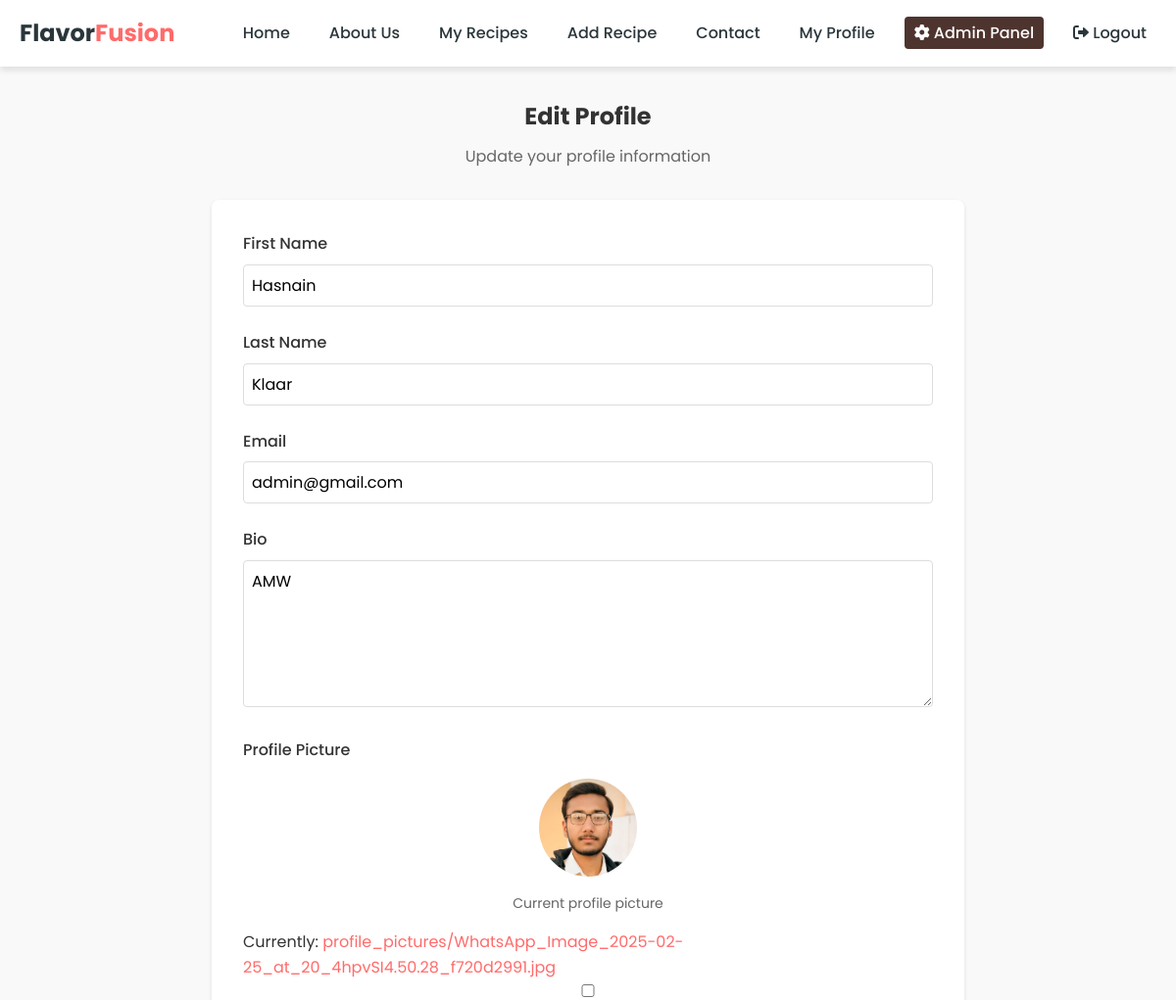
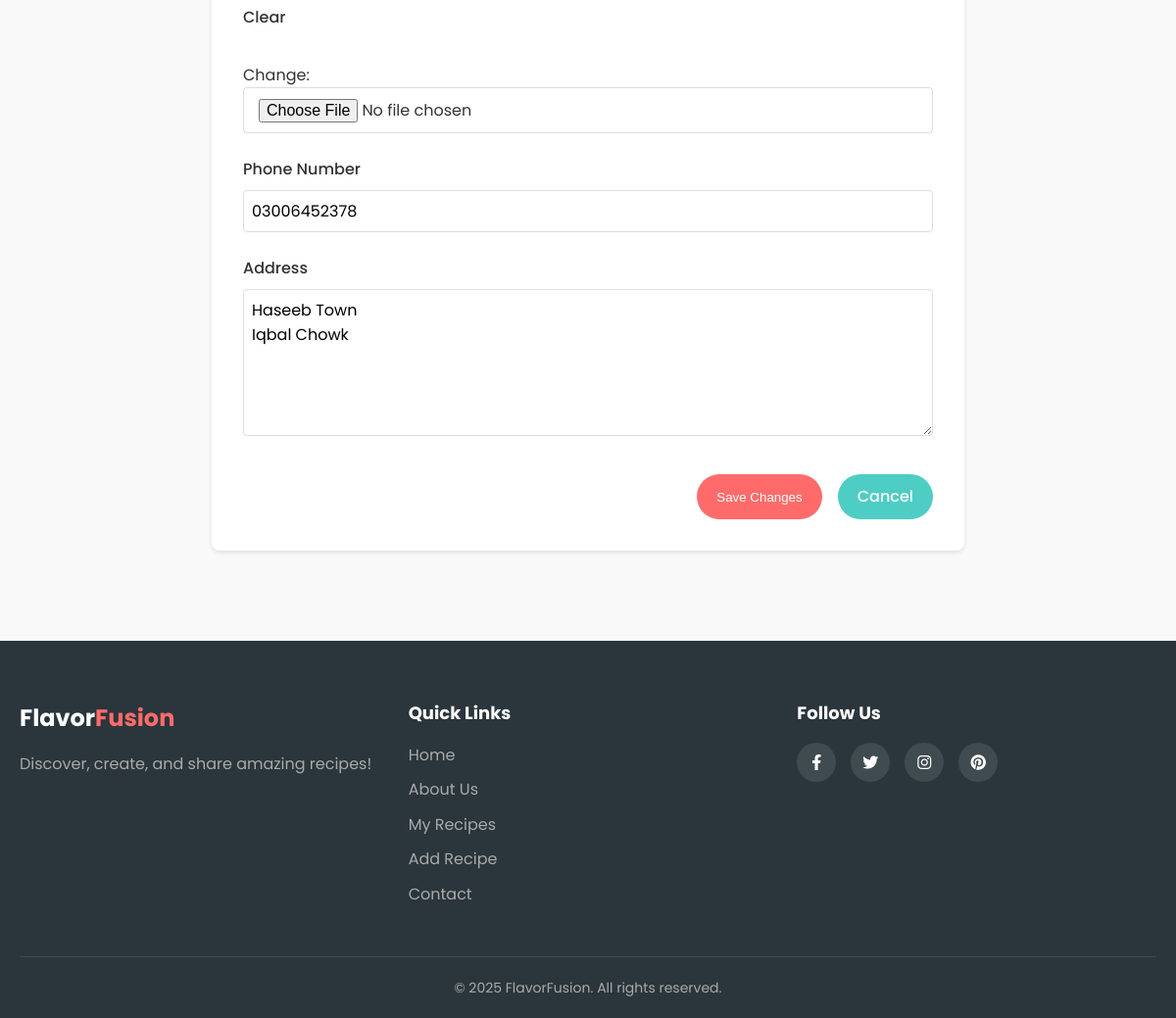
/profile/edit/ (signed in), run on the app's committed database (2 pictures, top to bottom).
### recipes/models.py (models this page shows, shortened)
class User(AbstractUser):
    role = models.CharField(max_length=10, default='user')
    bio = models.TextField(max_length=500, blank=True)
    profile_picture = models.ImageField(upload_to='profile_pictures/', null=True, blank=True)
    phone_number = models.CharField(max_length=15, blank=True)
    address = models.TextField(max_length=200, blank=True)

### recipes/views.py (the view)
# urls.py: path('profile/edit/', views.profile_edit, name='profile_edit'),
@login_required
def profile_edit(request, user_id=None):
    if user_id:
        if not request.user.is_staff and str(request.user.id) != str(user_id):
            messages.error(request, "You don't have permission to edit this profile.")
            return redirect('profile_view')
        user = get_object_or_404(User, id=user_id)
    else:
        user = request.user
    if request.method == 'POST':
        form = UserProfileForm(request.POST, request.FILES, instance=user)
        if form.is_valid():
            form.save()
            messages.success(request, 'Profile updated successfully!')
            return redirect('profile_view', user_id=user.id if user_id else None)
    else:
        form = UserProfileForm(instance=user)
    return render(request, 'recipes/profile_edit.html', {
        'form': form,
        'profile_user': user
    })

### recipes/forms.py
class UserProfileForm(forms.ModelForm):
    class Meta:
        model = User
        fields = ['first_name', 'last_name', 'email', 'bio', 'profile_picture', 'phone_number', 'address']
        widgets = {
            'bio': forms.Textarea(attrs={'rows': 4}),
            'address': forms.Textarea(attrs={'rows': 2}),
        }

### templates/recipes/profile_edit.html (shortened to what this page needs)
{% extends 'base.html' %}
{% load static %}
{% block content %}
    <section class="profile-edit-section">
        <div class="profile-edit-container">
            <div class="profile-edit-header">
                <h1>Edit Profile</h1>
                <p>Update your profile information</p>
            </div>
            <form method="post" enctype="multipart/form-data" class="profile-edit-form">
                <div class="form-group">
                    <label for="{{ form.first_name.id_for_label }}">First Name</label>
                    {{ form.first_name }}
                </div>
                <div class="form-group">
                    <label for="{{ form.last_name.id_for_label }}">Last Name</label>
                    {{ form.last_name }}
                </div>
                <div class="form-group">
                    <label for="{{ form.email.id_for_label }}">Email</label>
                    {{ form.email }}
                </div>
                <div class="form-group">
                    <label for="{{ form.bio.id_for_label }}">Bio</label>
                    {{ form.bio }}
                </div>
                <div class="form-group">
                    <label for="{{ form.profile_picture.id_for_label }}">Profile Picture</label>
                    {% if profile_user.profile_picture %}
                        <div class="current-image">
                            <img src="{{ profile_user.profile_picture.url }}"
                                 alt="Current profile picture"
                                 width="100"
                                 height="100">
                            <p>Current profile picture</p>
                        </div>
                    {% endif %}
                    {{ form.profile_picture }}
                </div>
                <div class="form-group">
                    <label for="{{ form.phone_number.id_for_label }}">Phone Number</label>
                    {{ form.phone_number }}
                </div>
                <div class="form-group">
                    <label for="{{ form.address.id_for_label }}">Address</label>
                    {{ form.address }}
                </div>
                <div class="form-actions">
                    <button type="submit" class="btn btn-primary">Save Changes</button>
                    <a href="{% url 'profile_view' user_id=profile_user.id %}"
                       class="btn btn-secondary">Cancel</a>
                </div>
            </form>
        </div>
    </section>
{% endblock %}

### static/css/style.css (style rules this page uses)
:root { --primary-color: #ff6b6b; --secondary-color: #4ecdc4; --accent-color: #ffd166; --dark-color: #2a363b; --light-color: #f7fff7; --gray-color: #e6eaef; --text-color: #333; --shadow: 0 4px 6px rgba(0, 0, 0, 0.1); --transition: all 0.3s ease; }
* { margin: 0; padding: 0; box-sizing: border-box; }
body { font-family: "Poppins", sans-serif; line-height: 1.6; color: var(--text-color); background-color: #f9f9f9; }
a { text-decoration: none; color: var(--primary-color); transition: var(--transition); }
img { max-width: 100%; }
.btn { display: inline-block; padding: 10px 20px; border-radius: 30px; font-weight: 500; cursor: pointer; transition: var(--transition); border: none; text-align: center; }
.btn-primary { background-color: var(--primary-color); color: white; }
.btn-secondary { background-color: var(--secondary-color); color: white; }
.form-group { margin-bottom: 20px; }
.form-group label { display: block; margin-bottom: 5px; font-weight: 500; }
.form-group input, .form-group textarea, .form-group select { width: 100%; padding: 10px 15px; border: 1px solid #ddd; border-radius: 4px; font-family: inherit; font-size: 16px; }
.form-group textarea { min-height: 150px; resize: vertical; }
.form-actions { display: flex; gap: 15px; justify-content: flex-end; margin-top: 30px; }

### templates/recipes/profile_edit.html (style rules this page uses)
.profile-edit-section { padding: 2rem 0; }
.profile-edit-container { max-width: 800px; margin: 0 auto; padding: 0 1rem; }
.profile-edit-header { text-align: center; margin-bottom: 2rem; }
.profile-edit-header h1 { margin: 0 0 0.5rem 0; color: #333; }
.profile-edit-header p { color: #666; }
.profile-edit-form { background: white; padding: 2rem; border-radius: 8px; box-shadow: 0 2px 4px rgba(0,0,0,0.1); }
.form-group { margin-bottom: 1.5rem; }
.form-group label { display: block; margin-bottom: 0.5rem; color: #333; font-weight: 500; }
.form-group input[type="text"], .form-group input[type="email"], .form-group textarea { width: 100%; padding: 0.5rem; border: 1px solid #ddd; border-radius: 4px; font-size: 1rem; }
.current-image { margin: 1rem 0; text-align: center; }
.current-image img { border-radius: 50%; object-fit: cover; }
.current-image p { margin-top: 0.5rem; color: #666; font-size: 0.875rem; }
.form-actions { display: flex; gap: 1rem; margin-top: 2rem; }

### data on the page
User: first_name "Hasnain", last_name "Klaar", email "admin@gmail.com", bio "AMW", profile_picture (picture), phone_number "03006452378", address "Haseeb Town Iqbal Chowk"
